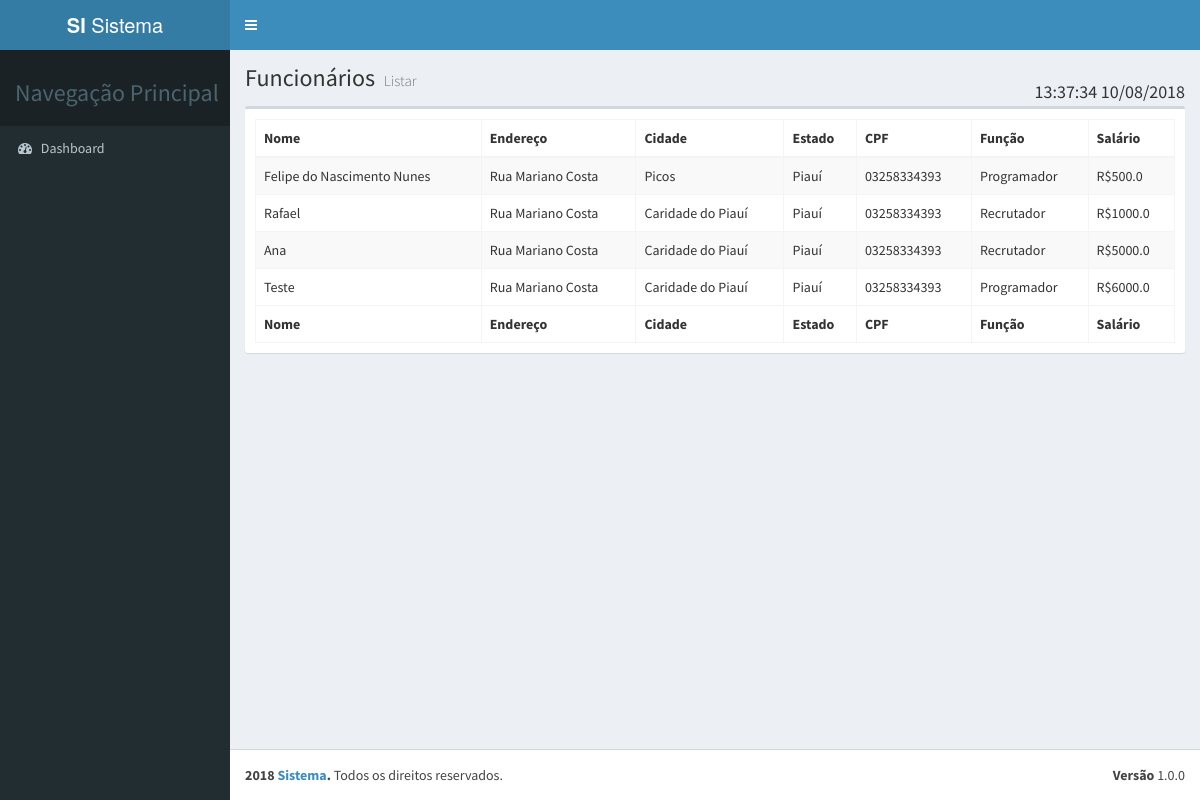
The app's page /listar-funcionarios/ with its own data.
### app/models.py (models this page shows, shortened)
class Funcionario(models.Model):
    nome = models.CharField(max_length=125)
    endereco = models.CharField(max_length=125)
    idade = models.IntegerField()
    cidade = models.CharField(max_length=100)
    estado = models.CharField(max_length=100)
    cpf = models.CharField(max_length=100)
    salario = models.FloatField("Salário")
    funcao = models.ForeignKey('Funcao', verbose_name='Função', on_delete=models.CASCADE)
    class Meta:
        verbose_name = "Funcionário"
        verbose_name_plural = "Funcionários"

class Funcao(models.Model):
    nome = models.CharField(max_length=100)
    descricao = models.TextField()
    setor = models.ForeignKey('Setor', on_delete=models.CASCADE)
    def __str__(self):
        return self.nome
    class Meta:
        verbose_name = "Função"
        verbose_name_plural = "Funções"

### app/views.py (the view)
# urls.py: path('listar-funcionarios/', FuncionariosList.as_view(), name="listar-funcionarios" )
class FuncionariosList(ListView):
    template_name = "funcionario/listar.html"
    def get_queryset(self):
        try:
            maior = self.request.GET["maior"]
            maior = float(maior)
            funcionarios = [funcionario for funcionario in Funcionario.objects.all() if funcionario.salario>maior]
        except Exception as e:
            print(e)
            funcionarios = Funcionario.objects.all()
        return funcionarios

### app/templates/funcionario/listar.html (shortened to what this page needs)
{% extends 'base.html' %}
{% block content_title %}Funcionários{% endblock %}
{% block title_box %} Listar {% endblock %}
{% block conteudo_principal %}
<table id="exafple1" class="table table-bordered table-striped">
	<thead>
		<tr>
			<th>Nome</th>
			<th>Endereço</th>
			<th>Cidade</th>
			<th>Estado</th>
			<th>CPF</th>
			<th>Função</th>
			<th>Salário</th>
		</tr>
	</thead>
	<tbody>
	{% for f in object_list %}
		<tr>
			<td>{{ f.nome }}</td>
			<td>{{ f.endereco }}</td>
			<td>{{ f.cidade }}</td>
			<td>{{ f.estado }}</td>
			<td>{{ f.cpf }}</td>
			<td>{{ f.funcao }}</td>
			<td>R${{ f.salario }}</td>
		</tr>
	{% endfor %}
	</tbody>
	<tfoot>
		<tr>
			<th>Nome</th>
			<th>Endereço</th>
			<th>Cidade</th>
			<th>Estado</th>
			<th>CPF</th>
			<th>Função</th>
			<th>Salário</th>
		</tr>
	</tfoot>
</table>
{% endblock %}

### app/templates/base.html (shortened to what this page needs)
{% load staticfiles %}
<!DOCTYPE html>
<html lang="pt-br">
<head>
  <link rel="stylesheet" href="{% static 'bootstrap/css/bootstrap.min.css' %}">
  <link rel="stylesheet" href="https://cdnjs.cloudflare.com/ajax/libs/font-awesome/4.5.0/css/font-awesome.min.css">
  <link rel="stylesheet" href="{% static 'dist/css/AdminLTE.min.css' %}">
  <link rel="stylesheet" href="{% static 'dist/css/skins/_all-skins.min.css' %}">
  <link rel="stylesheet" href="{% static 'plugins/iCheck/flat/blue.css' %}">
  <link rel="stylesheet" href="{% static 'plugins/jvectormap/jquery-jvectormap-1.2.2.css' %}">
  <link rel="stylesheet" href="{% static 'plugins/bootstrap-wysihtml5/bootstrap3-wysihtml5.min.css' %}">
  <link rel="stylesheet" type="text/css" href="https://cdnjs.cloudflare.com/ajax/libs/jquery-timepicker/1.10.0/jquery.timepicker.css">
  <link rel="stylesheet" href="{% static 'plugins/datatables/dataTables.bootstrap.css' %}">
</head>
<body class="hold-transition skin-blue sidebar-mini" onload="initDataHora()">
<div class="wrapper">
  <header class="main-header">
    <a href="{% url 'home' %}" class="logo">
      <span class="logo-lg  "><b>SI </b>Sistema </span>
    </a>
    <nav class="navbar navbar-static-top">
      <a href="#" class="sidebar-toggle" data-toggle="offcanvas" role="button">
      </a>
    </nav>
  </header>
  <aside class="main-sidebar">
    <section class="sidebar">
      <ul class="sidebar-menu">
        <li class="header"><h3>Navegação Principal</h3></li>
        <li class="treeview">
          <a href="/">
            <i class="fa fa-dashboard"></i> <span>Dashboard</span>
          </a>
        </li>
      </ul>
    </section>
  </aside>
  <div class="content-wrapper">
    <section class="content-header">
      <h1>
        {% block content_title %}Titulo da Página{% endblock %}
        <small>{% block title_box %}Titulo do box {% endblock %}</small>
      </h1>
      <ol class="breadcrumb">
     <h4 id="data_hora"> </h4></ol>
    </section>
    <section class="content">
      <div class="row">
        <div class="col-xs-12">
          <div class="box">
            <div class="box-body">
             {% block conteudo_principal %}{% endblock %}
            </div>
          </div>
        </div>
      </div>
    </section>
  </div>
  <footer class="main-footer">
    <div class="pull-right hidden-xs">
      <b>Versão</b> 1.0.0
    </div>
    <strong>2018 <a href="http://felipennunes.com">Sistema</a>.</strong> Todos os direitos reservados.
  </footer>
</body>
</html>

### records on screen
Funcionario: nome "Felipe do Nascimento Nunes", endereco "Rua Mariano Costa", cidade "Picos", estado "Piauí", cpf "03258334393", funcao "Programador", salario "500.0"
Funcionario: nome "Rafael", endereco "Rua Mariano Costa", cidade "Caridade do Piauí", estado "Piauí", cpf "03258334393", funcao "Recrutador", salario "1000.0"
Funcionario: nome "Ana", endereco "Rua Mariano Costa", cidade "Caridade do Piauí", estado "Piauí", cpf "03258334393", funcao "Recrutador", salario "5000.0"
Funcionario: nome "Teste", endereco "Rua Mariano Costa", cidade "Caridade do Piauí", estado "Piauí", cpf "03258334393", funcao "Programador", salario "6000.0"
